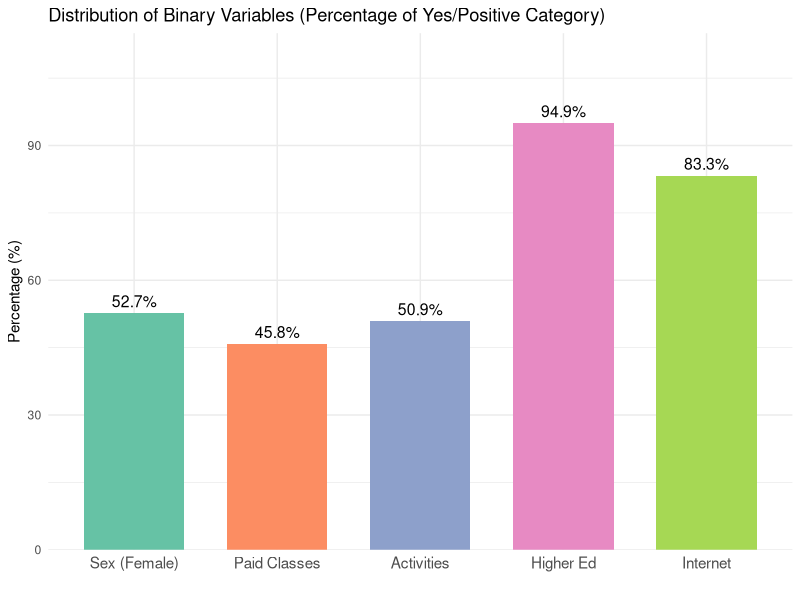
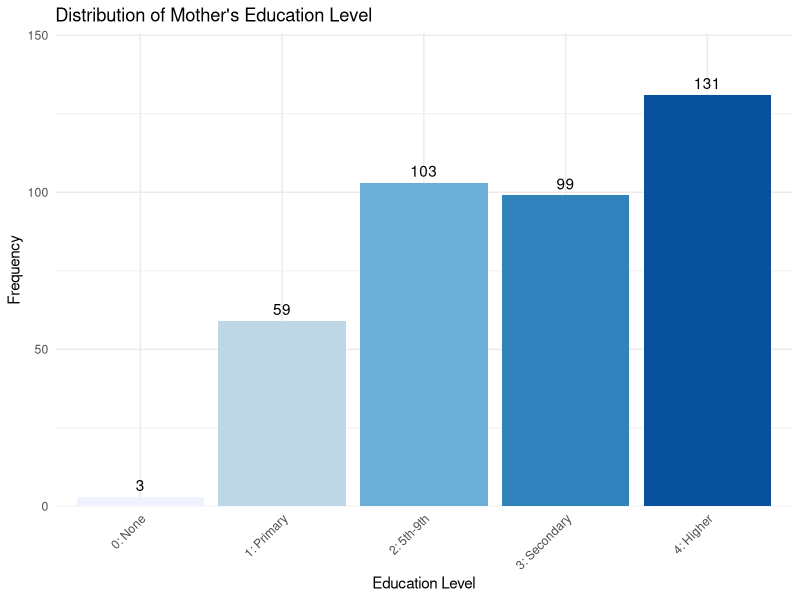
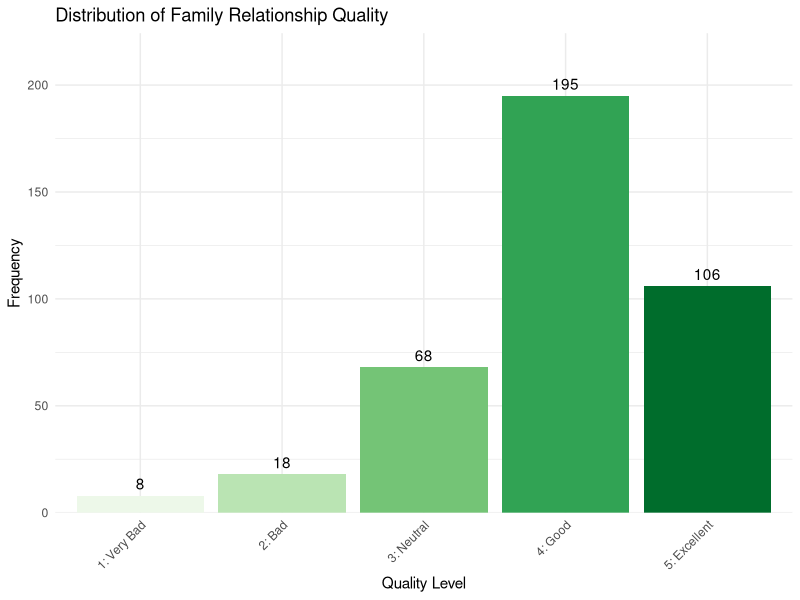
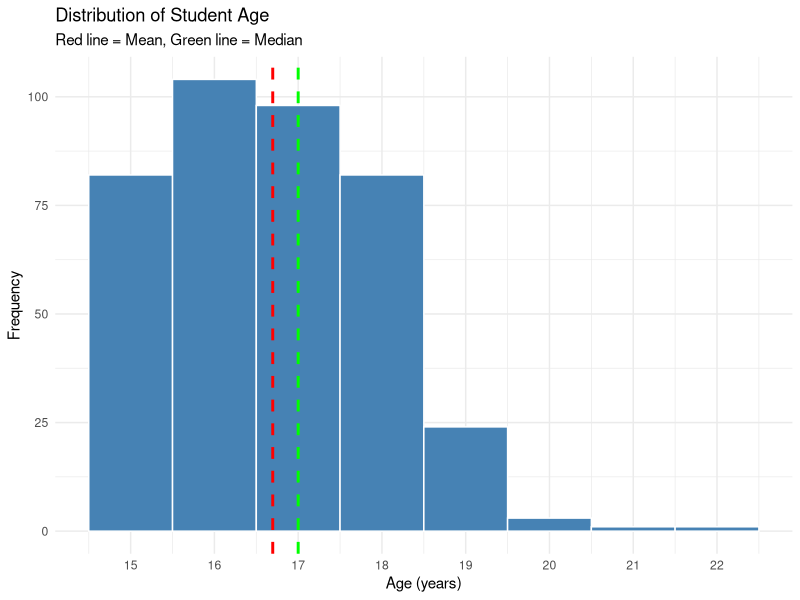
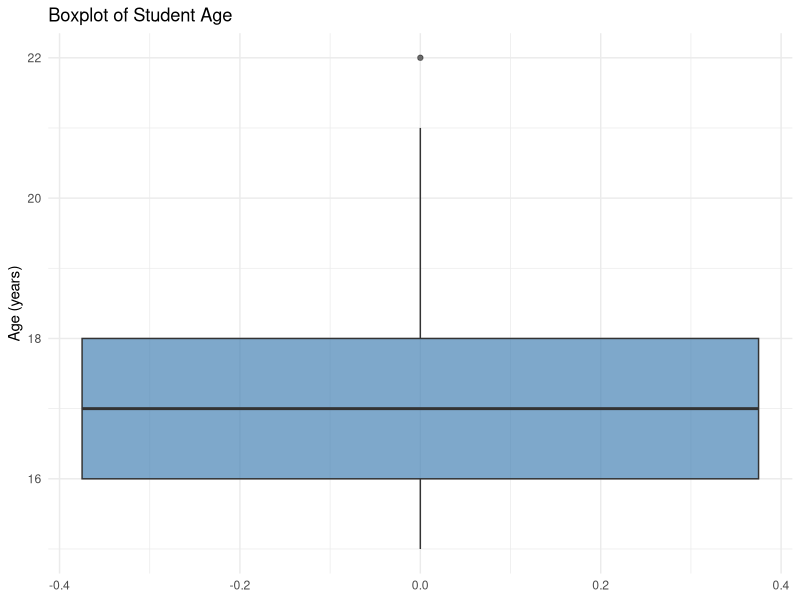
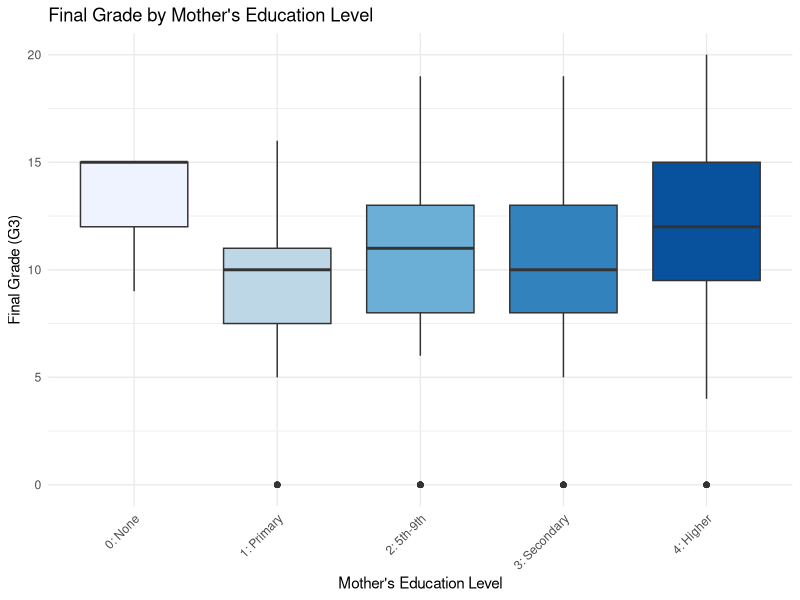
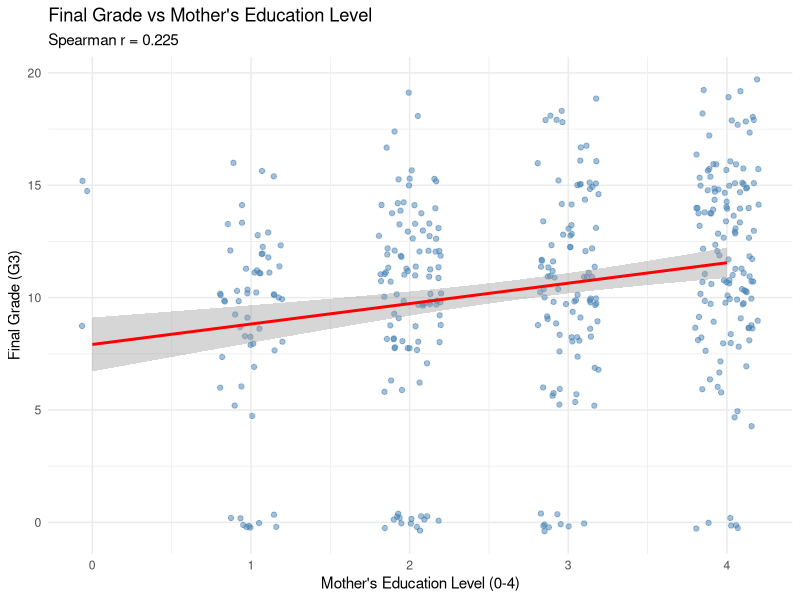
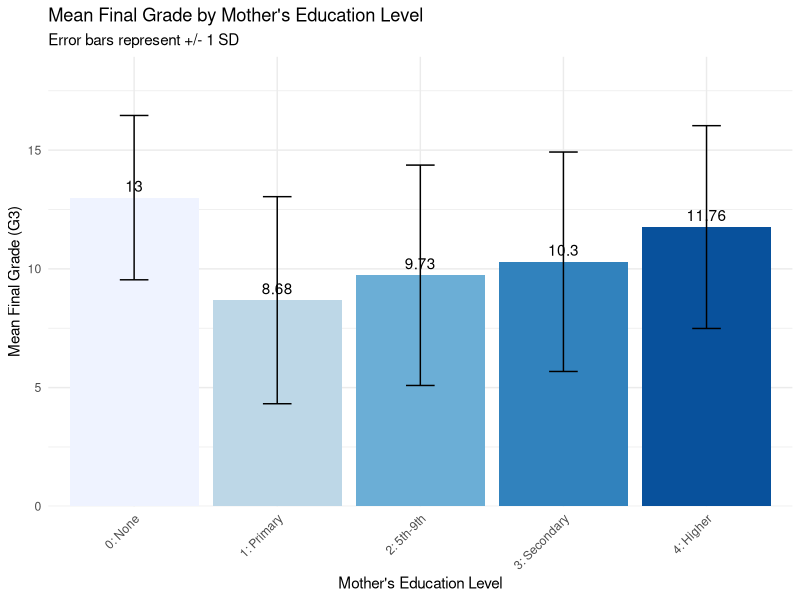

Write the R code that produced these figures, in order.
## ---- chunk 1
knitr::opts_chunk$set(echo = FALSE, warning = FALSE, message = FALSE)

# Required packages
library(readr)
library(dplyr)
library(ggplot2)
library(knitr)
## ---- chunk 2
# Load the selected dataset
data <- read_csv("student-mat-selected.csv")

# Display structure
glimpse(data)
## ---- chunk 3
# Dataset dimensions
cat("Dataset Dimensions:", nrow(data), "rows x", ncol(data), "columns\n")
## ---- chunk 4
# Combined frequency table for all binary variables
binary_summary <- data.frame(
  Variable = c("sex (Female)", "sex (Male)", "paid (yes)", "paid (no)",
               "activities (yes)", "activities (no)", "higher (yes)", "higher (no)",
               "internet (yes)", "internet (no)"),
  Absolute_Freq = c(sum(data$sex == "F"), sum(data$sex == "M"),
                    sum(data$paid == "yes"), sum(data$paid == "no"),
                    sum(data$activities == "yes"), sum(data$activities == "no"),
                    sum(data$higher == "yes"), sum(data$higher == "no"),
                    sum(data$internet == "yes"), sum(data$internet == "no")),
  Relative_Freq = c(round(mean(data$sex == "F"), 3), round(mean(data$sex == "M"), 3),
                    round(mean(data$paid == "yes"), 3), round(mean(data$paid == "no"), 3),
                    round(mean(data$activities == "yes"), 3), round(mean(data$activities == "no"), 3),
                    round(mean(data$higher == "yes"), 3), round(mean(data$higher == "no"), 3),
                    round(mean(data$internet == "yes"), 3), round(mean(data$internet == "no"), 3))
)
kable(binary_summary, caption = "Frequency Distribution of Binary Variables")
## ---- chunk 5
# Create data for combined plot (showing "yes" or positive category percentages)
binary_data <- data.frame(
  Variable = factor(c("Sex (Female)", "Paid Classes", "Activities", "Higher Ed", "Internet"),
                    levels = c("Sex (Female)", "Paid Classes", "Activities", "Higher Ed", "Internet")),
  Percentage = c(
    mean(data$sex == "F") * 100,
    mean(data$paid == "yes") * 100,
    mean(data$activities == "yes") * 100,
    mean(data$higher == "yes") * 100,
    mean(data$internet == "yes") * 100
  )
)

ggplot(binary_data, aes(x = Variable, y = Percentage, fill = Variable)) +
  geom_bar(stat = "identity", width = 0.7) +
  geom_text(aes(label = paste0(round(Percentage, 1), "%")), vjust = -0.5, size = 4) +
  scale_y_continuous(expand = expansion(mult = c(0, 0.15)), limits = c(0, 100)) +
  scale_fill_brewer(palette = "Set2") +
  labs(title = "Distribution of Binary Variables (Percentage of Yes/Positive Category)",
       x = "",
       y = "Percentage (%)") +
  theme_minimal() +
  theme(legend.position = "none",
        axis.text.x = element_text(size = 11))
## ---- chunk 6
# Frequency Table with Cumulative
medu_freq <- data.frame(
  Level = names(table(data$Medu)),
  Absolute_Freq = as.vector(table(data$Medu)),
  Relative_Freq = round(as.vector(prop.table(table(data$Medu))), 3),
  Cumulative_Freq = round(cumsum(as.vector(prop.table(table(data$Medu)))), 3)
)
kable(medu_freq, caption = "Frequency Distribution of Mother's Education")

# Mode and Median
cat("\nMode:", names(which.max(table(data$Medu))))
cat("\nMedian:", median(data$Medu), "\n")
## ---- chunk 7
# Create labels for education levels
medu_labels <- c("0: None", "1: Primary", "2: 5th-9th", "3: Secondary", "4: Higher")

ggplot(data, aes(x = factor(Medu), fill = factor(Medu))) +
  geom_bar() +
  geom_text(stat = "count", aes(label = ..count..), vjust = -0.5) +
  scale_fill_brewer(palette = "Blues") +
  scale_x_discrete(labels = medu_labels) +
  scale_y_continuous(expand = expansion(mult = c(0, 0.15))) +
  labs(title = "Distribution of Mother's Education Level",
       x = "Education Level",
       y = "Frequency") +
  theme_minimal() +
  theme(legend.position = "none",
        axis.text.x = element_text(angle = 45, hjust = 1))
## ---- chunk 8
# Frequency Table with Cumulative
famrel_freq <- data.frame(
  Level = names(table(data$famrel)),
  Absolute_Freq = as.vector(table(data$famrel)),
  Relative_Freq = round(as.vector(prop.table(table(data$famrel))), 3),
  Cumulative_Freq = round(cumsum(as.vector(prop.table(table(data$famrel)))), 3)
)
kable(famrel_freq, caption = "Frequency Distribution of Family Relationships")

# Mode and Median
cat("\nMode:", names(which.max(table(data$famrel))))
cat("\nMedian:", median(data$famrel), "\n")
## ---- chunk 9
# Create labels for famrel
famrel_labels <- c("1: Very Bad", "2: Bad", "3: Neutral", "4: Good", "5: Excellent")

ggplot(data, aes(x = factor(famrel), fill = factor(famrel))) +
  geom_bar() +
  geom_text(stat = "count", aes(label = ..count..), vjust = -0.5) +
  scale_fill_brewer(palette = "Greens") +
  scale_x_discrete(labels = famrel_labels) +
  scale_y_continuous(expand = expansion(mult = c(0, 0.15))) +
  labs(title = "Distribution of Family Relationship Quality",
       x = "Quality Level",
       y = "Frequency") +
  theme_minimal() +
  theme(legend.position = "none",
        axis.text.x = element_text(angle = 45, hjust = 1))
## ---- chunk 10
# Central Tendency
cat("=== Central Tendency ===\n")
cat("Mean:", round(mean(data$age), 2), "\n")
cat("Median:", median(data$age), "\n")
cat("Mode:", names(which.max(table(data$age))), "\n")

# Dispersion
cat("\n=== Dispersion ===\n")
cat("Variance:", round(var(data$age), 2), "\n")
cat("Standard Deviation:", round(sd(data$age), 2), "\n")
cat("Range:", min(data$age), "-", max(data$age), "\n")
cat("IQR:", IQR(data$age), "\n")
cat("Coefficient of Variation:", round(sd(data$age)/mean(data$age)*100, 2), "%\n")

# Five-Number Summary
cat("\n=== Five-Number Summary ===\n")
print(fivenum(data$age))

# Quartiles
cat("\n=== Quartiles ===\n")
print(quantile(data$age))
## ---- chunk 11
# Frequency Table
age_freq <- data.frame(
  Age = names(table(data$age)),
  Absolute_Freq = as.vector(table(data$age)),
  Relative_Freq = round(as.vector(prop.table(table(data$age))), 3),
  Cumulative_Freq = round(cumsum(as.vector(prop.table(table(data$age)))), 3)
)
kable(age_freq, caption = "Frequency Distribution of Age")
## ---- chunk 12
ggplot(data, aes(x = age)) +
  geom_histogram(binwidth = 1, fill = "steelblue", color = "white") +
  geom_vline(aes(xintercept = mean(age)), color = "red", linetype = "dashed", size = 1) +
  geom_vline(aes(xintercept = median(age)), color = "green", linetype = "dashed", size = 1) +
  labs(title = "Distribution of Student Age",
       subtitle = "Red line = Mean, Green line = Median",
       x = "Age (years)",
       y = "Frequency") +
  scale_x_continuous(breaks = seq(15, 22, 1)) +
  theme_minimal()
## ---- chunk 13
ggplot(data, aes(y = age)) +
  geom_boxplot(fill = "steelblue", alpha = 0.7) +
  labs(title = "Boxplot of Student Age",
       y = "Age (years)") +
  theme_minimal()
## ---- chunk 14
# Create summary for all Raju's variables
summary_table <- data.frame(
  Variable = c("sex", "age", "Medu", "paid", "activities", "higher", "internet", "famrel"),
  Type = c("Binary", "Numeric", "Ordinal", "Binary", "Binary", "Binary", "Binary", "Ordinal"),
  n = rep(nrow(data), 8),
  Mode = c(
    names(which.max(table(data$sex))),
    names(which.max(table(data$age))),
    names(which.max(table(data$Medu))),
    names(which.max(table(data$paid))),
    names(which.max(table(data$activities))),
    names(which.max(table(data$higher))),
    names(which.max(table(data$internet))),
    names(which.max(table(data$famrel)))
  ),
  Median = c(
    "-",
    as.character(median(data$age)),
    as.character(median(data$Medu)),
    "-",
    "-",
    "-",
    "-",
    as.character(median(data$famrel))
  ),
  Mean = c(
    "-",
    as.character(round(mean(data$age), 2)),
    "-",
    "-",
    "-",
    "-",
    "-",
    "-"
  ),
  SD = c(
    "-",
    as.character(round(sd(data$age), 2)),
    "-",
    "-",
    "-",
    "-",
    "-",
    "-"
  )
)

kable(summary_table, caption = "Summary Statistics for Raju's Variables")
## ---- chunk 15
# Group statistics
bivariate_stats <- data %>%
  group_by(Medu) %>%
  summarise(
    n = n(),
    Mean_G3 = round(mean(G3), 2),
    SD_G3 = round(sd(G3), 2),
    Median_G3 = median(G3),
    Min_G3 = min(G3),
    Max_G3 = max(G3)
  )

kable(bivariate_stats, caption = "Final Grade (G3) Statistics by Mother's Education Level")
## ---- chunk 16
# Spearman correlation (appropriate for ordinal vs continuous)
spearman_cor <- cor(data$Medu, data$G3, method = "spearman")
cat("Spearman Correlation (Medu vs G3):", round(spearman_cor, 3), "\n")

# Pearson correlation for comparison
pearson_cor <- cor(data$Medu, data$G3, method = "pearson")
cat("Pearson Correlation (Medu vs G3):", round(pearson_cor, 3), "\n")
## ---- chunk 17
medu_labels <- c("0: None", "1: Primary", "2: 5th-9th", "3: Secondary", "4: Higher")

ggplot(data, aes(x = factor(Medu), y = G3, fill = factor(Medu))) +
  geom_boxplot() +
  scale_fill_brewer(palette = "Blues") +
  scale_x_discrete(labels = medu_labels) +
  labs(title = "Final Grade by Mother's Education Level",
       x = "Mother's Education Level",
       y = "Final Grade (G3)") +
  theme_minimal() +
  theme(legend.position = "none",
        axis.text.x = element_text(angle = 45, hjust = 1))
## ---- chunk 18
ggplot(data, aes(x = Medu, y = G3)) +
  geom_jitter(alpha = 0.5, width = 0.2, color = "steelblue") +
  geom_smooth(method = "lm", color = "red", se = TRUE) +
  labs(title = "Final Grade vs Mother's Education Level",
       subtitle = paste("Spearman r =", round(spearman_cor, 3)),
       x = "Mother's Education Level (0-4)",
       y = "Final Grade (G3)") +
  scale_x_continuous(breaks = 0:4) +
  theme_minimal()
## ---- chunk 19
ggplot(bivariate_stats, aes(x = factor(Medu), y = Mean_G3, fill = factor(Medu))) +
  geom_bar(stat = "identity") +
  geom_errorbar(aes(ymin = Mean_G3 - SD_G3, ymax = Mean_G3 + SD_G3), width = 0.2) +
  geom_text(aes(label = Mean_G3), vjust = -0.5) +
  scale_fill_brewer(palette = "Blues") +
  scale_x_discrete(labels = medu_labels) +
  scale_y_continuous(expand = expansion(mult = c(0, 0.15))) +
  labs(title = "Mean Final Grade by Mother's Education Level",
       subtitle = "Error bars represent +/- 1 SD",
       x = "Mother's Education Level",
       y = "Mean Final Grade (G3)") +
  theme_minimal() +
  theme(legend.position = "none",
        axis.text.x = element_text(angle = 45, hjust = 1))
